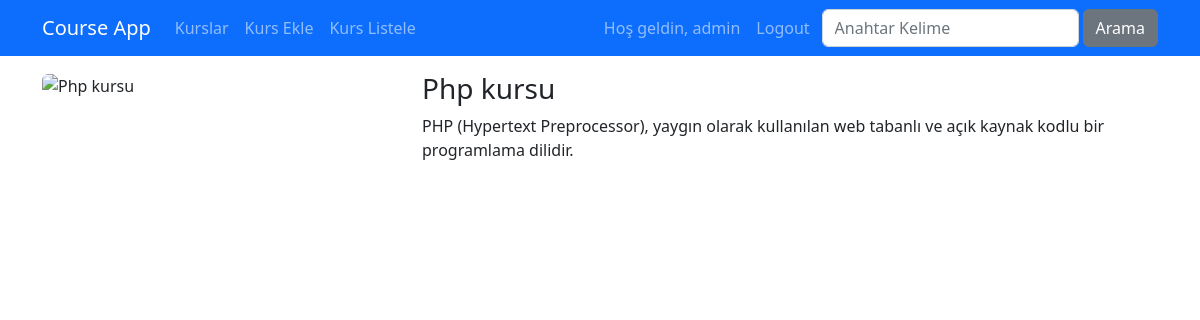
Page /kurs/php-kursu (signed in) on the committed database.
### Courses/models.py (models this page shows, shortened)
class Course(models.Model):
    title = models.CharField(max_length=50)
    description = models.TextField()
    image = models.ImageField(upload_to="images", default="")
    date = models.DateField(auto_now_add=True)
    isActive = models.BooleanField(default=False)
    isHome = models.BooleanField(default=False)
    slug = models.SlugField(default="", blank=True, null=False, unique=True, db_index=True)
    categories = models.ManyToManyField(Category)

### Courses/views.py (the view)
# urls.py: path("<slug:slug>", views.details, name="course_details"),
def details(request, slug):
    course = get_object_or_404(Course, slug=slug)
    context = {
        "course": course
    }
    return render(request, "courses/details.html", context)

### Courses/templates/courses/details.html (shortened to what this page needs)
{% extends "layout.html" %}
{% load static %}
{% block css_files %}
    <link rel="stylesheet" href=" {% static "courses/css/style.css" %} ">
{% endblock css_files %}
{% block content %}
    <div class="container mt-3">
        <div class="row">
        <div class="col-4">
            <img
                class="rounded"
                src="{% static 'courses/img/'|add:course.image %}"
                alt="{{ course.title }}"
                style="width: 100%; height: 100%"
            />
        </div>
        <div class="col-8">
            <h1 class="h3"> {{ course.title }} </h1>
            <p>
                {{ course.description }}
            </p>
        </div>
        </div>
    </div>
{% endblock content %}

### templates/partials/_nav.html (shortened to what this page needs)
<nav class="navbar navbar-expand-lg bg-primary navbar-dark">
    <div class="container">
        <a href="{% url "index" %}" class="navbar-brand">Course App</a>
        <div class="collapse navbar-collapse" id="navbar">
            <ul class="navbar-nav me-auto">
                <li class="nav-item">
                    <a href="{% url "index" %}" class="nav-link">Kurslar</a>
                </li>
                {% if user.is_superuser %}
                    <li class="nav-item">
                        <a href="{% url "create_course" %}" class="nav-link">Kurs Ekle</a>
                    </li>
                    <li class="nav-item">
                        <a href="{% url "course_list" %}" class="nav-link">Kurs Listele</a>
                    </li>
                {% endif %}
            </ul>
            <ul class="navbar-nav me-1">
                {% if user.is_authenticated %}
                    <li class="nav-item">
                        <a href="#" class="nav-link">Hoş geldin, {{user.username}} </a>
                    </li>
                    <li class="nav-item">
                        <a href="{% url "logout" %}" class="nav-link">Logout</a>
                    </li>
                {% endif %}
            </ul>
            <form class="d-flex" action="{% url "search" %}">
                <input type="text" name="q" class="form-control me-1" placeholder="Anahtar Kelime">
                <button type="submit" class="btn btn-secondary">Arama</button>
            </form>
        </div>
    </div>
</nav>

### rows in the picture
Course: title "Php kursu", description "PHP (Hypertext Preprocessor), yaygın olarak kullanılan web tabanlı ve açık kaynak kodlu bir programlama dilidir."

### other values in the picture
{{ user.username }} "admin"
